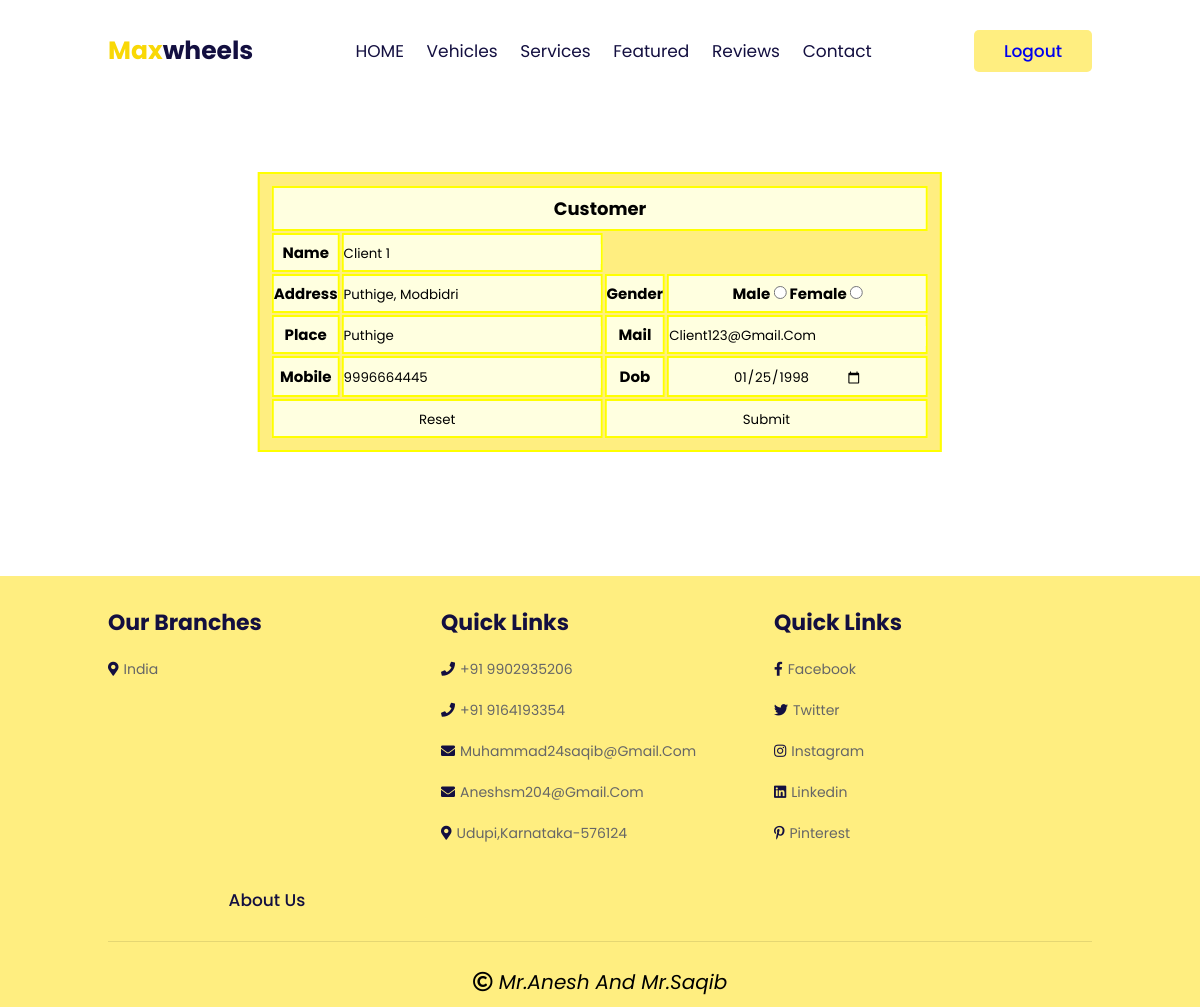
Page /cus.php (signed in) on the committed database.
### tables this page shows
CREATE TABLE `ordered` (
  `oid` int(11) NOT NULL,
  `username` varchar(20) NOT NULL,
  `name` varchar(20) NOT NULL,
  `addres` varchar(200) NOT NULL,
  `gender` varchar(20) NOT NULL,
  `place` varchar(20) NOT NULL,
  `mail` varchar(20) NOT NULL,
  `ph` varchar(20) NOT NULL,
  `dob` varchar(20) NOT NULL,
  `cname` varchar(20) DEFAULT NULL,
  `sname` varchar(20) DEFAULT NULL
);

### cus.php (the view, shortened to what this page needs)
<?php
include 'lheader.php';
include 'db.php';
$U=$_SESSION['username'];
$q="SELECT `name`, `addres`, `gender`, `place`, `mail`, `ph`, `dob` FROM `ordered` WHERE `username`= '$U'";
$r=mysqli_query($con,$q);
$col=mysqli_fetch_assoc($r);
?>
<br><br><br><br>
<section>
    <form class="f" action="lo.php" name="customer" method="POST" >
        <table class="t" cellpadding="2" width="20%"  cellspacing="2">
            <tr>
                <td colspan="4">
                    <center><font size=4><b>customer</b></font></center>
                </td>
            </tr>
            <tr>
                <td rowspan="1">name</td>
                <td rowspan="1"><input type="text" value="<?php echo $col['name'];?>" name="name"></td>
            </tr>
            <tr>
                <td>address</td>
                <td ><input type="text" name="add" value="<?php echo $col['addres'];?>" id="text"></td>
                <td>gender</td>
                <td> male <input type="radio" name="g" value="male">
                female <input type="radio" name="g" value="female"></td>
            </tr>
            <tr>
                <td>place</td>
                <td><input type="text" value="<?php echo $col['place'];?>" name="p" id="text"></td>
                <td>mail</td>
                <td><input type="email" value="<?php echo $col['mail'];?>" name="e" id="mail"></td>
            </tr>
            <tr>
                <td>mobile</td>
                <td><input type="number" value="<?php echo $col['ph'];?>" name="ph" id="mobileno"></td>
                <td>dob</td>
                <td><input type="date" value="<?php echo $col['dob'];?>" name="dob" id="dob"></td>
            </tr>
            <tr>
                <td colspan="2"><input type="reset"></td>
                <td colspan="2"><input  type="submit" name="s" id="submit"></td>
            </tr>
        </table>
    </form>
    </section>
<section></section><section></section><br>
<section></section><section></section><br>
    <section class="a"></section>
<?php include 'bfooter.php';

### front.css (style rules this page uses)
:root { --yellow:#f9d806; --light-yellow:#ffee80; --black:#130f40; --light-color:#666; --border:.1rem solid rgba(0,0,0,.1); --box-shadow:0 .5rem 1rem tgba(0,0,0,.1); }
* { font-family: "poppins",sans-serif; margin: 0; padding: 0; box-sizing: border-box; outline:none; border: none; text-decoration: none; text-transform: capitalize; transition: all .2s linear; }
html { font-size: 62.5%; scroll-padding-top: 7rem; scroll-behavior: smooth; }
section { padding: 2rem 9%; }

### lheader.php (style rules this page uses)
* { overflow-y: visible; }
.a { padding-left: 10px; padding-right: 10px; padding-top: 13rem; padding-bottom: 13rem; }
table,tr,th,td { font-weight: bold; font-size: 15px; overflow-y: auto; border: 2px solid yellow; text-align: center; }
input,td { background-color: lightyellow; }
.f { border-radius: 2px; max-height: fit-content; position: absolute; left: 50%; top: 31%; transform: translate(-50%,-50%); }
.t { height: 35vh; padding: 1rem; color: black; background-color: var(--light-yellow); border: 2px solid yellow; }

### rows in the picture
ordered: name "Client 1", add "Puthige, Modbidri", p "Puthige", e "client123@gmail.com", ph "9996664445", dob "01/25/1998"
